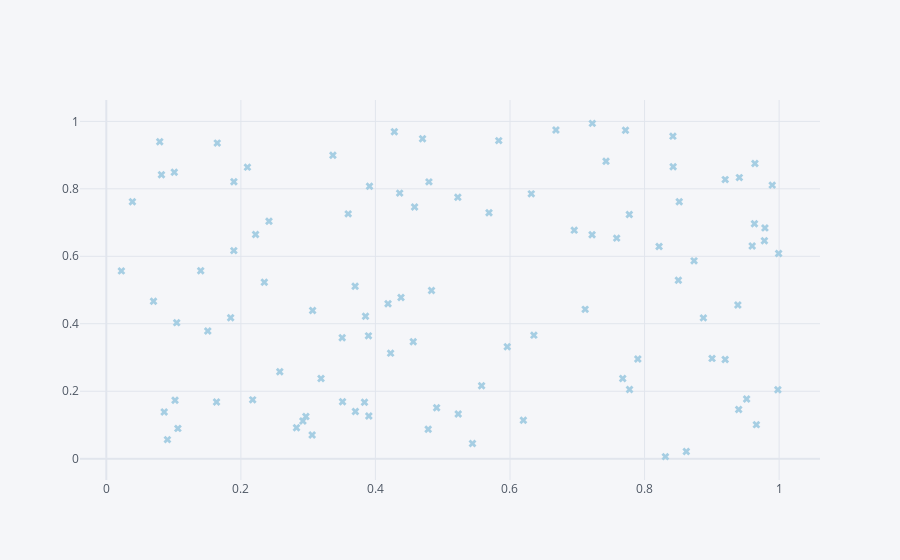

Write notebook code for a chart like this one.
### Code cell
df.iplot(kind='scatter', x='a', y='b', mode='markers', size=7, symbol='x', colorscale='paired')
